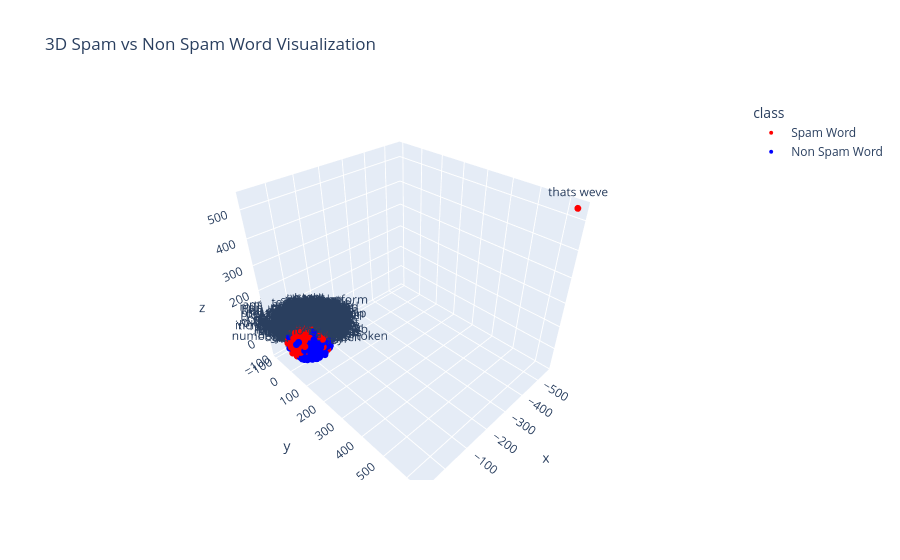

Source (notebook cell):
### Code cell
# ======================
# PLOTLY
# ======================

fig = px.scatter_3d(
    plot_df,
    x='x',
    y='y',
    z='z',
    color='class',
    text='word',
    hover_data={
        'spam_score': True,
        'ham_score': True
    },
    color_discrete_map={
        'Spam Word': 'red',
        'Non Spam Word': 'blue'
    },
    title='3D Spam vs Non Spam Word Visualization'
)

fig.update_traces(
    marker=dict(size=4)
)

fig.show()

### Figure 1 — Plotly figure (JSON) as saved in the notebook; plotly's stock layout.template omitted (floating-point values rounded to 4 significant figures; data arrays with more than 128 entries replaced by an {"elided": "..."} marker saying what was removed)
{"data": [{"customdata": {"elided": "567x2 float values"}, "hovertemplate": "class=Spam Word<br>x=%{x}<br>y=%{y}<br>z=%{z}<br>word=%{text}<br>spam_score=%{customdata[0]}<br>ham_score=%{customdata[1]}<extra></extra>", "legendgroup": "Spam Word", "marker": {"color": "red", "size": 4, "symbol": "circle"}, "mode": "markers+text", "name": "Spam Word", "scene": "scene", "showlegend": true, "text": {"elided": "567 str values"}, "type": "scatter3d", "x": {"elided": "567 float values"}, "y": {"elided": "567 float values"}, "z": {"elided": "567 float values"}}, {"customdata": {"elided": "433x2 float values"}, "hovertemplate": "class=Non Spam Word<br>x=%{x}<br>y=%{y}<br>z=%{z}<br>word=%{text}<br>spam_score=%{customdata[0]}<br>ham_score=%{customdata[1]}<extra></extra>", "legendgroup": "Non Spam Word", "marker": {"color": "blue", "size": 4, "symbol": "circle"}, "mode": "markers+text", "name": "Non Spam Word", "scene": "scene", "showlegend": true, "text": {"elided": "433 str values"}, "type": "scatter3d", "x": {"elided": "433 float values"}, "y": {"elided": "433 float values"}, "z": {"elided": "433 float values"}}], "layout": {"legend": {"title": {"text": "class"}, "tracegroupgap": 0}, "scene": {"domain": {"x": [0, 1], "y": [0, 1]}, "xaxis": {"title": {"text": "x"}}, "yaxis": {"title": {"text": "y"}}, "zaxis": {"title": {"text": "z"}}}, "title": {"text": "3D Spam vs Non Spam Word Visualization"}}}
